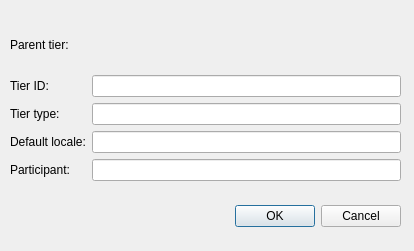
<?xml version="1.0" encoding="UTF-8"?>
<ui version="4.0">
 <class>DialogNewTier</class>
 <widget class="QDialog" name="DialogNewTier">
  <property name="geometry">
   <rect>
    <x>0</x>
    <y>0</y>
    <width>414</width>
    <height>251</height>
   </rect>
  </property>
  <property name="windowTitle">
   <string>Create a new tier</string>
  </property>
  <property name="locale">
   <locale language="English" country="UnitedStates"/>
  </property>
  <widget class="QDialogButtonBox" name="buttonBox">
   <property name="geometry">
    <rect>
     <x>60</x>
     <y>200</y>
     <width>341</width>
     <height>32</height>
    </rect>
   </property>
   <property name="orientation">
    <enum>Qt::Horizontal</enum>
   </property>
   <property name="standardButtons">
    <set>QDialogButtonBox::Cancel|QDialogButtonBox::Ok</set>
   </property>
  </widget>
  <widget class="QWidget" name="gridLayoutWidget">
   <property name="geometry">
    <rect>
     <x>10</x>
     <y>20</y>
     <width>391</width>
     <height>161</height>
    </rect>
   </property>
   <layout class="QGridLayout" name="gridLayout">
    <item row="1" column="0">
     <widget class="QLabel" name="label_2">
      <property name="text">
       <string>Tier ID:</string>
      </property>
     </widget>
    </item>
    <item row="2" column="0">
     <widget class="QLabel" name="label_3">
      <property name="text">
       <string>Tier type:</string>
      </property>
     </widget>
    </item>
    <item row="1" column="1">
     <widget class="QLineEdit" name="lineeditTierId"/>
    </item>
    <item row="2" column="1">
     <widget class="QLineEdit" name="lineeditTierType"/>
    </item>
    <item row="0" column="0">
     <widget class="QLabel" name="label">
      <property name="text">
       <string>Parent tier:</string>
      </property>
     </widget>
    </item>
    <item row="3" column="0">
     <widget class="QLabel" name="label_4">
      <property name="text">
       <string>Default locale:</string>
      </property>
     </widget>
    </item>
    <item row="0" column="1">
     <widget class="QLabel" name="labelParentTier">
      <property name="text">
       <string/>
      </property>
     </widget>
    </item>
    <item row="3" column="1">
     <widget class="QLineEdit" name="lineeditDefaultLocale"/>
    </item>
    <item row="4" column="0">
     <widget class="QLabel" name="label_5">
      <property name="text">
       <string>Participant:</string>
      </property>
     </widget>
    </item>
    <item row="4" column="1">
     <widget class="QLineEdit" name="lineeditParticipant"/>
    </item>
   </layout>
  </widget>
 </widget>
 <resources/>
 <connections>
  <connection>
   <sender>buttonBox</sender>
   <signal>accepted()</signal>
   <receiver>DialogNewTier</receiver>
   <slot>accept()</slot>
   <hints>
    <hint type="sourcelabel">
     <x>248</x>
     <y>254</y>
    </hint>
    <hint type="destinationlabel">
     <x>157</x>
     <y>274</y>
    </hint>
   </hints>
  </connection>
  <connection>
   <sender>buttonBox</sender>
   <signal>rejected()</signal>
   <receiver>DialogNewTier</receiver>
   <slot>reject()</slot>
   <hints>
    <hint type="sourcelabel">
     <x>316</x>
     <y>260</y>
    </hint>
    <hint type="destinationlabel">
     <x>286</x>
     <y>274</y>
    </hint>
   </hints>
  </connection>
 </connections>
</ui>
